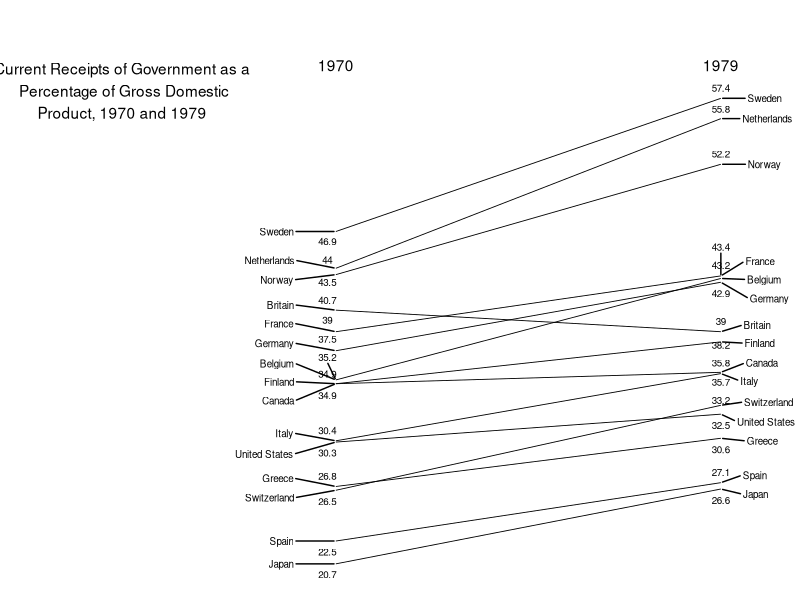
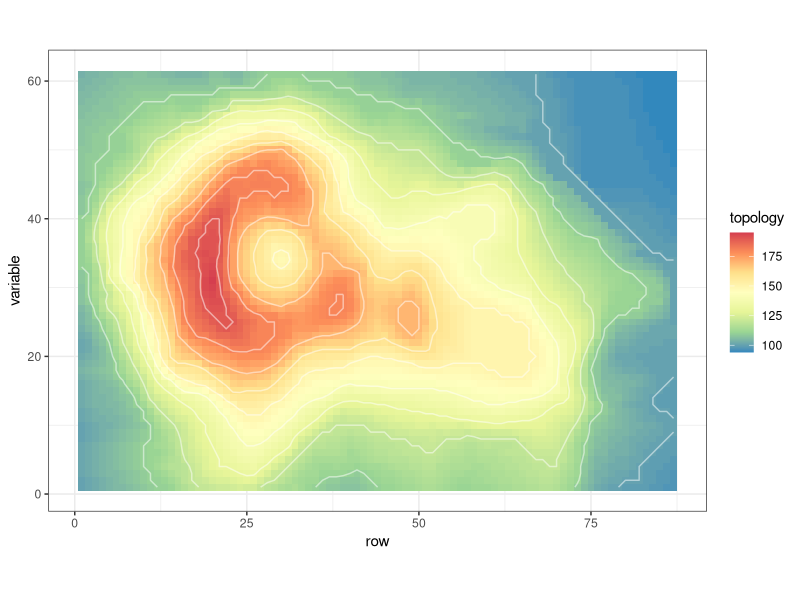
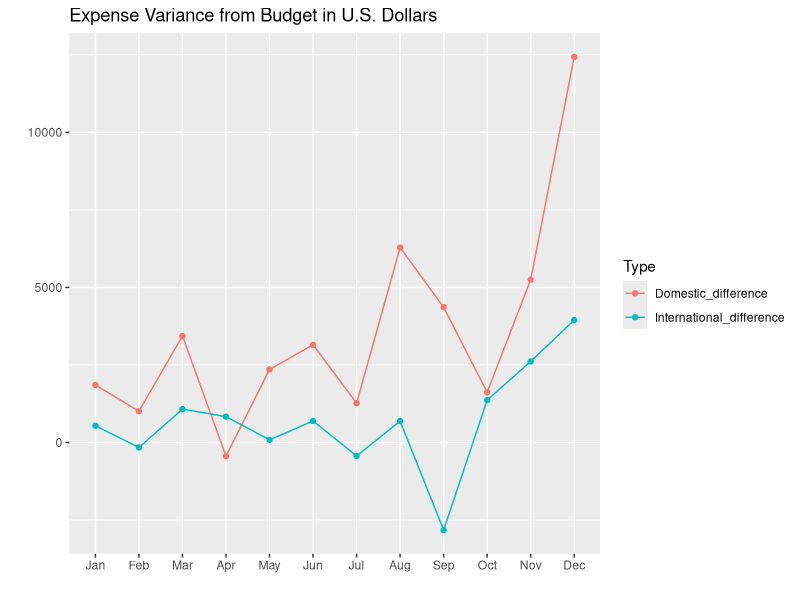
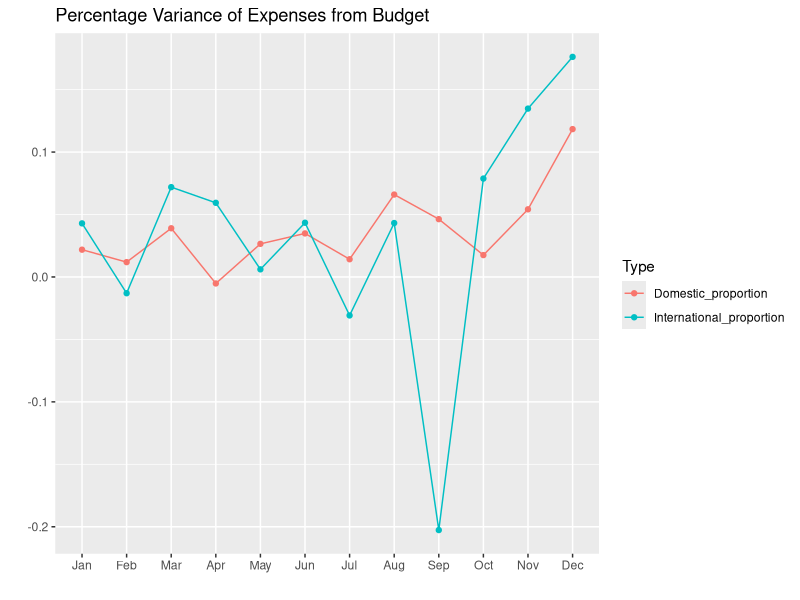

Source code (R) for these figures, in order:
## ---- chunk 1
library(tidyverse)
library(ggrepel)
tax <- tribble(
  ~ Country,     ~ `1970`, ~ `1979`,
  "Sweden",          46.9,     57.4,
  "Netherlands",     44.0,     55.8,
  "Norway",          43.5,     52.2,
  "Britain",         40.7,     39.0,
  "France",          39.0,     43.4,
  "Germany",         37.5,     42.9,
  "Belgium",         35.2,     43.2,
  "Canada",          34.9,     35.8,
  "Finland",         34.9,     38.2,
  "Italy",           30.4,     35.7,
  "United States",   30.3,     32.5,
  "Greece",          26.8,     30.6,
  "Switzerland",     26.5,     33.2,
  "Spain",           22.5,     27.1,
  "Japan",           20.7,     26.6
)

tidytax <- tax %>% gather(key = "year", value = "GDP", `1970`, `1979`, convert = T)

ggplot(tidytax)+
  geom_line(aes(x = year, y = GDP, group = Country), size = .3)+
  theme_void()+
  xlab("")+
  ylab("")+
  scale_y_continuous(limits = c(20, 63))+
  scale_x_continuous(limits = c(1963, 1980))+
  geom_text_repel(data = filter(tidytax, year == 1970), 
                  aes(x = year, y = GDP, label = Country),
                  nudge_x = -1, hjust = 1, direction = "y", size = 2.5)+
  geom_text_repel(data = filter(tidytax, year == 1970), 
                  aes(x = year, y = GDP, label = GDP), 
                  direction = "y", nudge_x=-.2,size = 2.5)+
  geom_text_repel(data = filter(tidytax, year == 1979), 
                  aes(x = year, y = GDP, label = Country), 
                  direction = "y", size = 2.5, 
                  nudge_x = 0.25, hjust = -0.5)+
  geom_text_repel(data = filter(tidytax, year == 1979), 
                  aes(x = year, y = GDP, label = GDP),
                  direction = "y", size = 2.5)+
  annotate("text", x = c(1970, 1979), y = 60, 
           label = c("1970", "1979"))+
  annotate("text", x = 1965, y = 58, label = 
             paste("Current Receipts of Government as a\n", 
            "Percentage of Gross Domestic\nProduct, 1970 and 1979"))

## ---- chunk 2
volcano_tbl <- as_tibble(volcano)
colnames(volcano_tbl) <- 1:ncol(volcano) 
volcano_tbl$row <- 1:nrow(volcano_tbl)

volcano_tbl_new <- gather(volcano_tbl,variable,topology,-row,convert = TRUE)
ggplot(volcano_tbl_new, aes(x=row, y=variable,z=topology,fill=topology))  + 
  geom_tile() + 
  coord_equal() +
  geom_contour(color = "white", alpha = 0.5) + 
  scale_fill_distiller(palette="Spectral", na.value="white") + 
  theme_bw()
## ---- chunk 3
budget <- tribble(
  ~ Expenses,             ~ Jan, ~ Feb, ~ Mar, ~ Apr, ~ May, ~ Jun, ~ Jul, ~ Aug, ~ Sep, ~ Oct, ~ Nov, ~ Dec,
  "Domestic Actual",      84853, 84838, 88103, 85072, 88723, 90384, 89374, 95273, 94239, 92394, 96934, 105034,
  "Domestic Budget",      83000, 83830, 84668, 85515, 86370, 87234, 88106, 88987, 89877, 90776, 91684, 92600,
  "International Actual", 12538, 12438, 14934, 14033, 13945, 15938, 14086, 15934, 13945, 17338, 19384, 22394,
  "International Budget", 12000, 12600, 13860, 13200, 13860, 15246, 14520, 15246, 16771, 15972, 16771, 18448
)
budget_new<- gather(budget,variable,value,-Expenses)

a<- subset(budget_new,Expenses=="Domestic Actual")$value
b<-subset(budget_new,Expenses=="Domestic Budget")$value
c<- subset(budget_new,Expenses=="International Actual")$value
d<- subset(budget_new,Expenses=="International Budget")$value
Domestic_difference <- a-b
International_difference <- c-d
Domestic_proportion <- (a-b)/a
International_proportion <- (c-d)/c
Month<- factor(subset(budget_new,Expenses=="Domestic Actual")$variable,levels=c("Jan","Feb","Mar","Apr","May","Jun","Jul","Aug","Sep","Oct","Nov","Dec"))
budget_diff <- data.frame(Domestic_difference,International_difference,Domestic_proportion,International_proportion,Month)
budget_diff_new<- gather(budget_diff[c(1,2,5)],key="Type",value = "Difference",Domestic_difference,International_difference,-Month)
budget_diff_new<- as_tibble(budget_diff_new)
ggplot(budget_diff_new,aes(x=Month,y=Difference,group=Type,colour=Type))+
  geom_line()+
  geom_point()+ylab("")+xlab("")+labs(title = "Expense Variance from Budget in U.S. Dollars")

budget_diff_new2<- gather(budget_diff[c(3,4,5)],key="Type",value = "Difference",Domestic_proportion,International_proportion,-Month)
budget_diff_new2<- as_tibble(budget_diff_new2)
ggplot(budget_diff_new2,aes(x=Month,y=Difference,group=Type,colour=Type))+
  geom_line()+
  geom_point()+ylab("")+xlab("")+labs(title = "Percentage Variance of Expenses from Budget")
